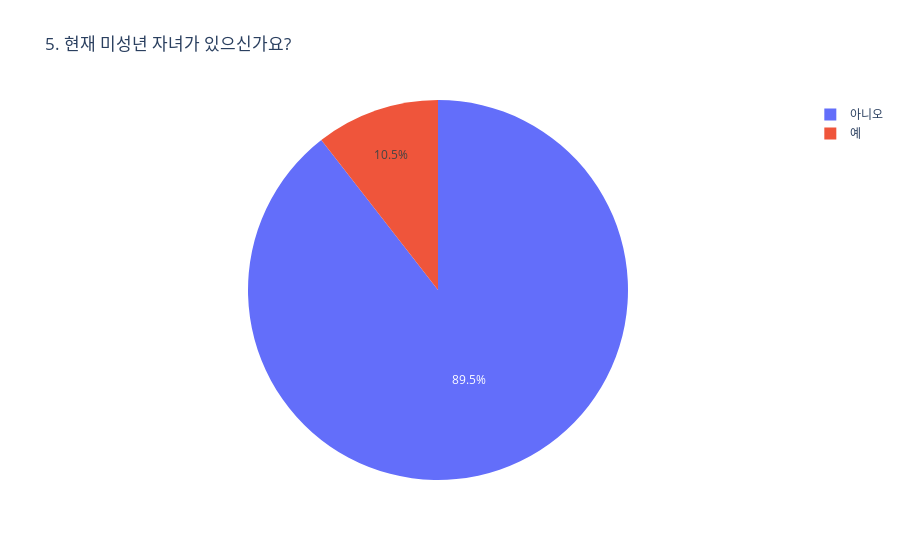

Source (notebook cell):
### Code cell
# 5. 미성년 자녀 유무 (Plotly 파이차트, 레이블 예/아니오로 표시)
child_df = df['has_minor_children'].value_counts().reset_index()
child_df.columns = ['has_minor_children', 'count']
# 값이 1/0이므로 예/아니오로 변환
child_df['has_minor_children'] = child_df['has_minor_children'].map({1: '예', 0: '아니오'})
fig = px.pie(child_df,
             names='has_minor_children', values='count',
             title='5. 현재 미성년 자녀가 있으신가요?',
             labels={'has_minor_children': '미성년 자녀 유무', 'count': '응답자 수'})
fig.show()

### Figure 1 — Plotly figure (JSON) as saved in the notebook; plotly's stock layout.template omitted (floating-point values rounded to 4 significant figures)
{"data": [{"domain": {"x": [0, 1], "y": [0, 1]}, "hovertemplate": "미성년 자녀 유무=%{label}<br>응답자 수=%{value}<extra></extra>", "labels": ["아니오", "예"], "legendgroup": "", "name": "", "showlegend": true, "type": "pie", "values": [68, 8]}], "layout": {"legend": {"tracegroupgap": 0}, "title": {"text": "5. 현재 미성년 자녀가 있으신가요?"}}}
